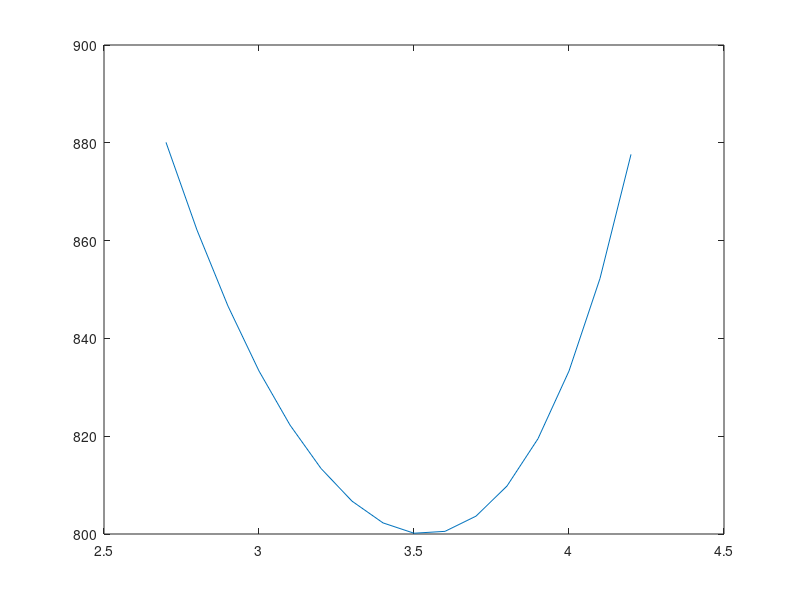

Source code (MATLAB):
% tensile force example palm 2_24 (p. 102)
% define scalar constants
Lb = 5; Lc = 5; W = 400;
% define D vector
D = 0.1:0.1:4.9;
% calculate T vector
T = Lb*Lc*W./(D.*sqrt(Lc^2 - D.^2));
% plot T vs D
plot(D,T);
% find minium of T and the corresponding index
[min_T, min_index] = min(T);
% print the D value corresponding to minium T
D_min = D(min_index)
% find values of D within 10% of min
[temp, design_index] = find(T < 1.1*min_T);
% extract D values that correspond to T_design
D_design = D(design_index);
T_design = T(design_index);
plot(D_design,T_design);
% end
